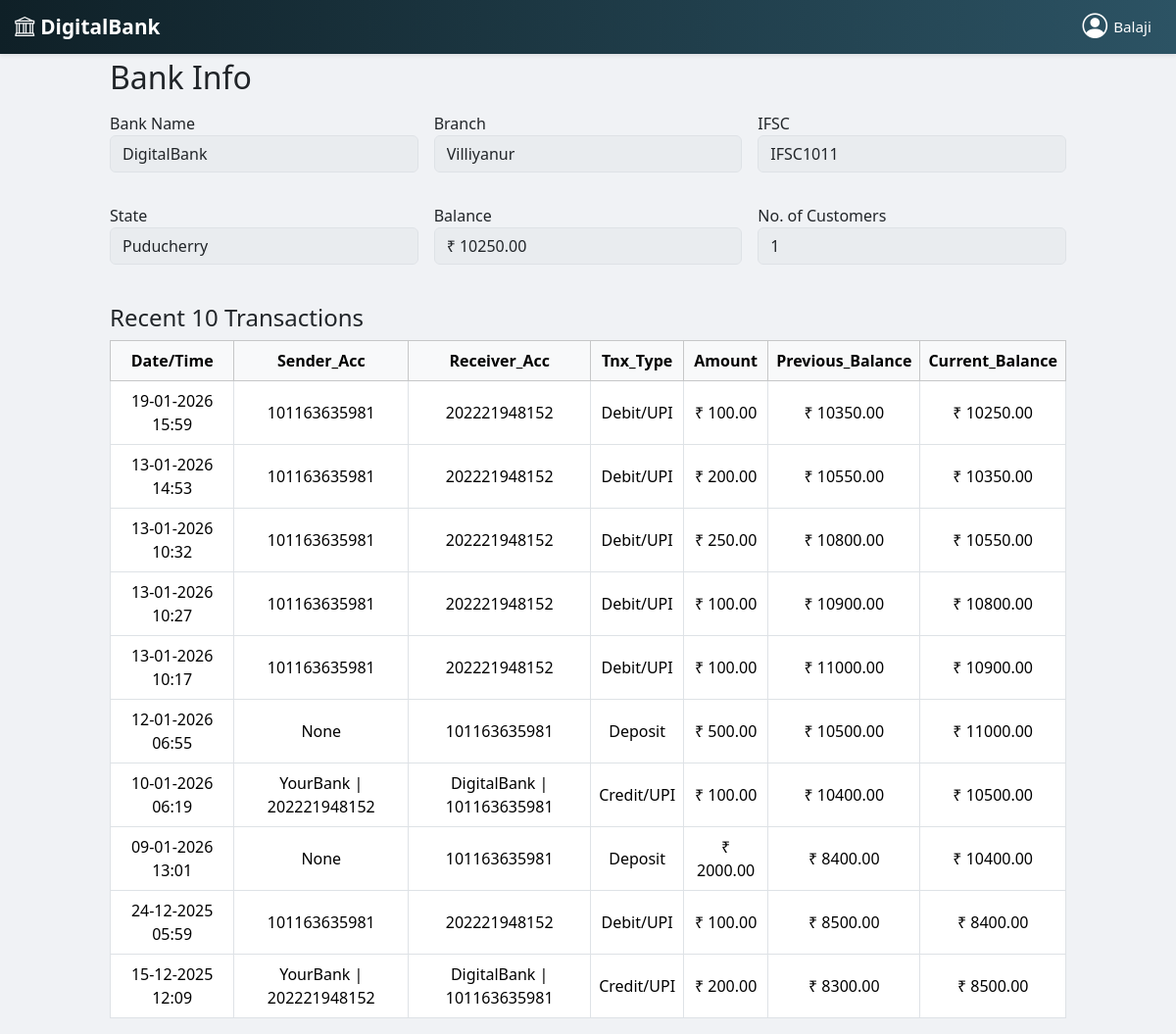
/digitalbank/bank_dashboard/ (signed in), run on the app's committed database.
### DigitalBank/models.py (models this page shows, shortened)
class Bank(models.Model):
    name = models.CharField(max_length=200)
    ifsc = models.CharField(max_length=20, unique=True)
    branch = models.CharField(max_length=200)
    address = models.CharField(max_length=200)
    state = models.CharField(max_length=100)
    balance = models.DecimalField(max_digits=15, decimal_places=2, default=0)
    bank_prefix = models.CharField(max_length=4, default='1011')  # first 4 digits for account number

class BankTransaction(models.Model):
    TRANSACTION_TYPE_CHOICES = Transaction.TRANSACTION_TYPE
    bank = models.ForeignKey(Bank, on_delete=models.CASCADE, related_name="bank_transactions")
    customer = models.ForeignKey(Customer, on_delete=models.CASCADE, related_name="bank_transactions")
    transaction_type = models.CharField(max_length=10, choices=TRANSACTION_TYPE_CHOICES)
    amount = models.DecimalField(max_digits=12, decimal_places=2, default=0.00)
    balance_before = models.DecimalField(max_digits=15, decimal_places=2, default=0)
    balance_after = models.DecimalField(max_digits=15, decimal_places=2)
    sender_account = models.CharField(max_length=30, null=True, blank=True)
    receiver_account = models.CharField(max_length=30, null=True, blank=True)
    sender_bank = models.CharField(max_length=50, null=True, blank=True)
    receiver_bank = models.CharField(max_length=50, null=True, blank=True)  # New field for cross-bank transfers
    sender_mobile = models.CharField(max_length=10, blank=True, default='')
    receiver_mobile = models.CharField(max_length=10, blank=True, default='')
    date = models.DateTimeField(auto_now_add=True)

### DigitalBank/views.py (the view)
# urls.py: path('bank_dashboard/',views.bank_dashboard,name='bank_dashboard'),
def bank_dashboard(request):
    if 'staff_id' not in request.session:
        return redirect('digitalbank:staff_login')
    bank = Bank.objects.first()
    transactions = BankTransaction.objects.all().order_by('-date')[:10]
    for txn in transactions:
        txn.display_type = get_display_type(txn)
    customer_count = bank.customer_set.count() if bank else 0
    context = {
        'bank': bank,
        'transactions': transactions,
        'customer_count': customer_count
    }
    return render(request, 'digitalbank/bank.html', context)

### DigitalBank/views.py (called while the page is built)
def get_display_type(txn):
    if txn.transaction_type == "CREDIT":
        return "Credit/UPI"
    elif txn.transaction_type == "DEBIT":
        return "Debit/UPI"
    return txn.get_transaction_type_display()

### DigitalBank/templates/digitalbank/bank.html (shortened to what this page needs)
{% extends 'digitalbank/index.html' %}
{% load static %}
{% block content %}
<div class="container">
  <h2 class="mb-3">Bank Info</h2>
  <div class="row g-3">
    <div class="col-md-4">
      <label>Bank Name</label>
      <input type="text" class="form-control readonly-input" value="{{ bank.name }}" readonly>
    </div>
    <div class="col-md-4">
      <label>Branch</label>
      <input type="text" class="form-control readonly-input" value="{{ bank.branch }}" readonly>
    </div>
    <div class="col-md-4">
      <label>IFSC</label>
      <input type="text" class="form-control readonly-input" value="{{ bank.ifsc }}" readonly>
    </div>
    <div class="col-md-4">
      <label>State</label>
      <input type="text" class="form-control readonly-input" value="{{ bank.state }}" readonly>
    </div>
    <div class="col-md-4">
      <label>Balance</label>
      <input type="text" class="form-control readonly-input" value="₹ {{ bank.balance }}" readonly>
    </div>
    <div class="col-md-4">
      <label>No. of Customers</label>
      <input type="text" class="form-control readonly-input" value="{{ customer_count }}" readonly>
    </div>
  </div>
  <h4 class="mt-4">Recent 10 Transactions</h4>
<div class="table-responsive">
  <table class="table table-hover table-bordered align-middle text-center">
    <thead class="table-light">
      <tr>
        <th>Date/Time</th>
        <th>Sender_Acc</th>
        <th>Receiver_Acc</th>
        <th>Tnx_Type</th>
        <th>Amount</th>
        <th>Previous_Balance</th>
        <th>Current_Balance</th>
      </tr>
    </thead>
    <tbody>
      {% for t in transactions %}
      <tr>
        <td>{{ t.date|date:"d-m-Y H:i" }}</td>
               <td>
  {% if t.transaction_type == "CREDIT" and t.sender_bank %}
      {{ t.sender_bank }} | {{ t.sender_account }}
  {% else %}
      {{ t.sender_account }}
  {% endif %}
</td>
<td>
  {% if t.transaction_type == "CREDIT" and t.sender_bank %}
      {{ t.receiver_bank }} | {{ t.receiver_account }}
  {% else %}
      {{ t.receiver_account }}
  {% endif %}
</td>
        <td>{{ t.display_type }}</td>
        <td>₹ {{ t.amount }}</td>
        <td>₹ {{ t.balance_before }}</td>
        <td>₹ {{ t.balance_after }}</td>
      </tr>
      {% empty %}
      <tr><td colspan="7" class="text-center">No transactions found</td></tr>
      {% endfor %}
    </tbody>
  </table>
</div>
</div>
{% endblock content %}

### DigitalBank/templates/digitalbank/bank.html (style rules this page uses)
.container { margin-top: 5%; max-width: 1000px; }
.readonly-input { background-color: #e9ecef; pointer-events: none; margin-bottom: 1rem; }

### data on the page
Bank: name "DigitalBank", branch "Villiyanur", ifsc "IFSC1011", state "Puducherry", balance "₹ 10250.00"
BankTransaction: date "19-01-2026 15:59", sender_account "101163635981", receiver_account "202221948152", display_type "Debit/UPI", amount "100.00", balance_before "10350.00", balance_after "10250.00"
BankTransaction: date "13-01-2026 14:53", sender_account "101163635981", receiver_account "202221948152", display_type "Debit/UPI", amount "200.00", balance_before "10550.00", balance_after "10350.00"
BankTransaction: date "13-01-2026 10:32", sender_account "101163635981", receiver_account "202221948152", display_type "Debit/UPI", amount "250.00", balance_before "10800.00", balance_after "10550.00"
BankTransaction: date "13-01-2026 10:27", sender_account "101163635981", receiver_account "202221948152", display_type "Debit/UPI", amount "100.00", balance_before "10900.00", balance_after "10800.00"
BankTransaction: date "13-01-2026 10:17", sender_account "101163635981", receiver_account "202221948152", display_type "Debit/UPI", amount "100.00", balance_before "11000.00", balance_after "10900.00"
BankTransaction: date "12-01-2026 06:55", sender_account "None", receiver_account "101163635981", display_type "Deposit", amount "500.00", balance_before "10500.00", balance_after "11000.00"
BankTransaction: date "10-01-2026 06:19", sender_bank "YourBank", sender_account "202221948152", receiver_bank "DigitalBank", receiver_account "101163635981", display_type "Credit/UPI", amount "100.00", balance_before "10400.00", balance_after "10500.00"
BankTransaction: date "09-01-2026 13:01", sender_account "None", receiver_account "101163635981", display_type "Deposit", amount "2000.00", balance_before "8400.00", balance_after "10400.00"
BankTransaction: date "24-12-2025 05:59", sender_account "101163635981", receiver_account "202221948152", display_type "Debit/UPI", amount "100.00", balance_before "8500.00", balance_after "8400.00"
BankTransaction: date "15-12-2025 12:09", sender_bank "YourBank", sender_account "202221948152", receiver_bank "DigitalBank", receiver_account "101163635981", display_type "Credit/UPI", amount "200.00", balance_before "8300.00", balance_after "8500.00"

### other printed values
{{ request.session.staff_username }} "Balaji"
